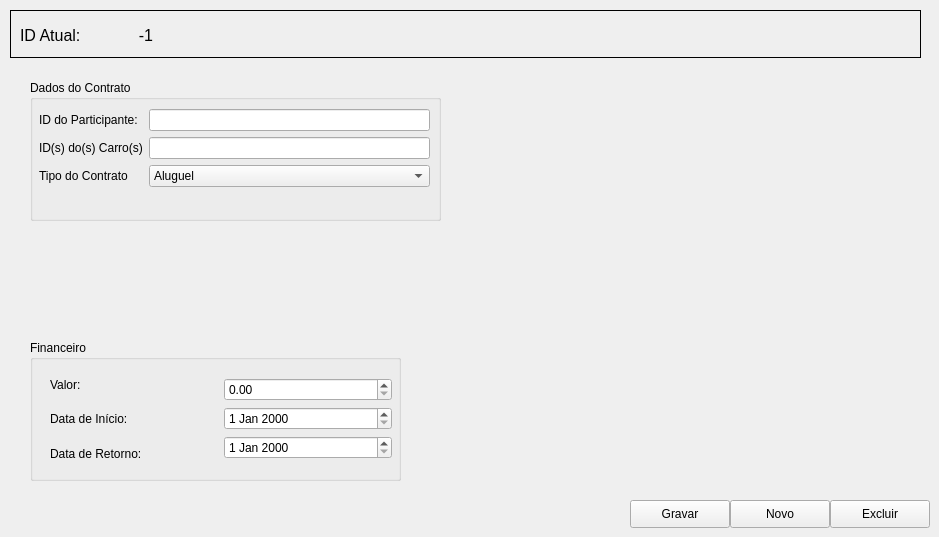
     <widget class="QWidget" name="tab_contratos_cadastros">
      <attribute name="title">
       <string>Cadastro</string>
      </attribute>
      <widget class="QFrame" name="frm_contratos_cadastro">
       <property name="geometry">
        <rect>
         <x>10</x>
         <y>10</y>
         <width>911</width>
         <height>48</height>
        </rect>
       </property>
       <property name="frameShape">
        <enum>QFrame::Box</enum>
       </property>
       <property name="frameShadow">
        <enum>QFrame::Plain</enum>
       </property>
       <widget class="QWidget" name="layoutWidget_3">
        <property name="geometry">
         <rect>
          <x>10</x>
          <y>0</y>
          <width>890</width>
          <height>50</height>
         </rect>
        </property>
        <layout class="QGridLayout" name="gl_contratos_cadastro">
         <item row="0" column="0">
          <widget class="QLabel" name="lbl_contratos_cadastro_idatual">
           <property name="minimumSize">
            <size>
             <width>80</width>
             <height>24</height>
            </size>
           </property>
           <property name="font">
            <font>
             <pointsize>12</pointsize>
            </font>
           </property>
           <property name="frameShape">
            <enum>QFrame::NoFrame</enum>
           </property>
           <property name="text">
            <string>ID Atual:</string>
           </property>
           <property name="indent">
            <number>-1</number>
           </property>
          </widget>
         </item>
         <item row="0" column="1">
          <widget class="QLabel" name="lbl_contratos_cadastro_id">
           <property name="sizePolicy">
            <sizepolicy hsizetype="Fixed" vsizetype="Fixed">
             <horstretch>0</horstretch>
             <verstretch>0</verstretch>
            </sizepolicy>
           </property>
           <property name="minimumSize">
            <size>
             <width>80</width>
             <height>24</height>
            </size>
           </property>
           <property name="font">
            <font>
             <pointsize>12</pointsize>
            </font>
           </property>
           <property name="layoutDirection">
            <enum>Qt::LeftToRight</enum>
           </property>
           <property name="frameShape">
            <enum>QFrame::NoFrame</enum>
           </property>
           <property name="text">
            <string>-1</string>
           </property>
           <property name="alignment">
            <set>Qt::AlignCenter</set>
           </property>
           <property name="indent">
            <number>-1</number>
           </property>
          </widget>
         </item>
         <item row="0" column="2">
          <spacer name="horizontalSpacer_5">
           <property name="minimumSize">
            <size>
             <width>80</width>
             <height>24</height>
            </size>
           </property>
           <property name="orientation">
            <enum>Qt::Horizontal</enum>
           </property>
           <property name="sizeHint" stdset="0">
            <size>
             <width>77</width>
             <height>21</height>
            </size>
           </property>
          </spacer>
         </item>
        </layout>
       </widget>
      </widget>
      <widget class="QGroupBox" name="groupBox_9">
       <property name="geometry">
        <rect>
         <x>30</x>
         <y>80</y>
         <width>411</width>
         <height>141</height>
        </rect>
       </property>
       <property name="title">
        <string>Dados do Contrato</string>
       </property>
       <widget class="QWidget" name="formLayoutWidget">
        <property name="geometry">
         <rect>
          <x>9</x>
          <y>29</y>
          <width>391</width>
          <height>101</height>
         </rect>
        </property>
        <layout class="QFormLayout" name="formLayout">
         <item row="0" column="0">
          <widget class="QLabel" name="lbl_contratos_cadastro_idPartic">
           <property name="text">
            <string>ID do Participante:</string>
           </property>
          </widget>
         </item>
         <item row="0" column="1">
          <widget class="QLineEdit" name="txt_contratos_cadastro_idPartic"/>
         </item>
         <item row="1" column="0">
          <widget class="QLabel" name="lbl_contratos_cadastro_idCarros">
           <property name="text">
            <string>ID(s) do(s) Carro(s)</string>
           </property>
          </widget>
         </item>
         <item row="1" column="1">
          <widget class="QLineEdit" name="txt_contratos_cadastro_idCarros"/>
         </item>
         <item row="2" column="0">
          <widget class="QLabel" name="lbl_contratos_cadastro_tipo">
           <property name="text">
            <string>Tipo do Contrato</string>
           </property>
          </widget>
         </item>
         <item row="2" column="1">
          <widget class="QComboBox" name="cb_contratos_cadastro_tipo">
           <item>
            <property name="text">
             <string>Aluguel</string>
            </property>
           </item>
           <item>
            <property name="text">
             <string>Manutenção</string>
            </property>
           </item>
          </widget>
         </item>
        </layout>
       </widget>
      </widget>
      <widget class="QGroupBox" name="groupBox_10">
       <property name="geometry">
        <rect>
         <x>30</x>
         <y>340</y>
         <width>371</width>
         <height>141</height>
        </rect>
       </property>
       <property name="title">
        <string>Financeiro</string>
       </property>
       <widget class="QWidget" name="layoutWidget_5">
        <property name="geometry">
         <rect>
          <x>20</x>
          <y>30</y>
          <width>342</width>
          <height>98</height>
         </rect>
        </property>
        <layout class="QHBoxLayout" name="horizontalLayout_4">
         <item>
          <layout class="QVBoxLayout" name="verticalLayout_3">
           <item>
            <widget class="QLabel" name="lbl_contratos_cadastro_valor">
             <property name="text">
              <string>Valor:</string>
             </property>
            </widget>
           </item>
           <item>
            <widget class="QLabel" name="lbl_contratos_cadastro_inicio">
             <property name="text">
              <string>Data de Início:</string>
             </property>
            </widget>
           </item>
           <item>
            <widget class="QLabel" name="lbl_contratos_cadastro_fim">
             <property name="text">
              <string>Data de Retorno:</string>
             </property>
            </widget>
           </item>
          </layout>
         </item>
         <item>
          <layout class="QGridLayout" name="gridLayout_11">
           <item row="0" column="0">
            <layout class="QGridLayout" name="gridLayout_12">
             <item row="1" column="0">
              <widget class="QDateEdit" name="de_contratos_cadastro_inicio"/>
             </item>
             <item row="2" column="0">
              <widget class="QDateEdit" name="de_contratos_cadastro_fim"/>
             </item>
             <item row="0" column="0">
              <widget class="QDoubleSpinBox" name="dsb_contratos_cadastro_valor">
               <property name="maximum">
                <double>10000000000000000.000000000000000</double>
               </property>
              </widget>
             </item>
            </layout>
           </item>
          </layout>
         </item>
        </layout>
       </widget>
      </widget>
      <widget class="QPushButton" name="btn_contratos_cadastro_gravar">
       <property name="geometry">
        <rect>
         <x>630</x>
         <y>500</y>
         <width>100</width>
         <height>28</height>
        </rect>
       </property>
       <property name="text">
        <string>Gravar</string>
       </property>
      </widget>
      <widget class="QPushButton" name="btn_contratos_cadastro_excluir">
       <property name="geometry">
        <rect>
         <x>830</x>
         <y>500</y>
         <width>100</width>
         <height>28</height>
        </rect>
       </property>
       <property name="text">
        <string>Excluir</string>
       </property>
      </widget>
      <widget class="QPushButton" name="btn_contratos_cadastro_novo">
       <property name="geometry">
        <rect>
         <x>730</x>
         <y>500</y>
         <width>100</width>
         <height>28</height>
        </rect>
       </property>
       <property name="text">
        <string>Novo</string>
       </property>
      </widget>
     </widget>
